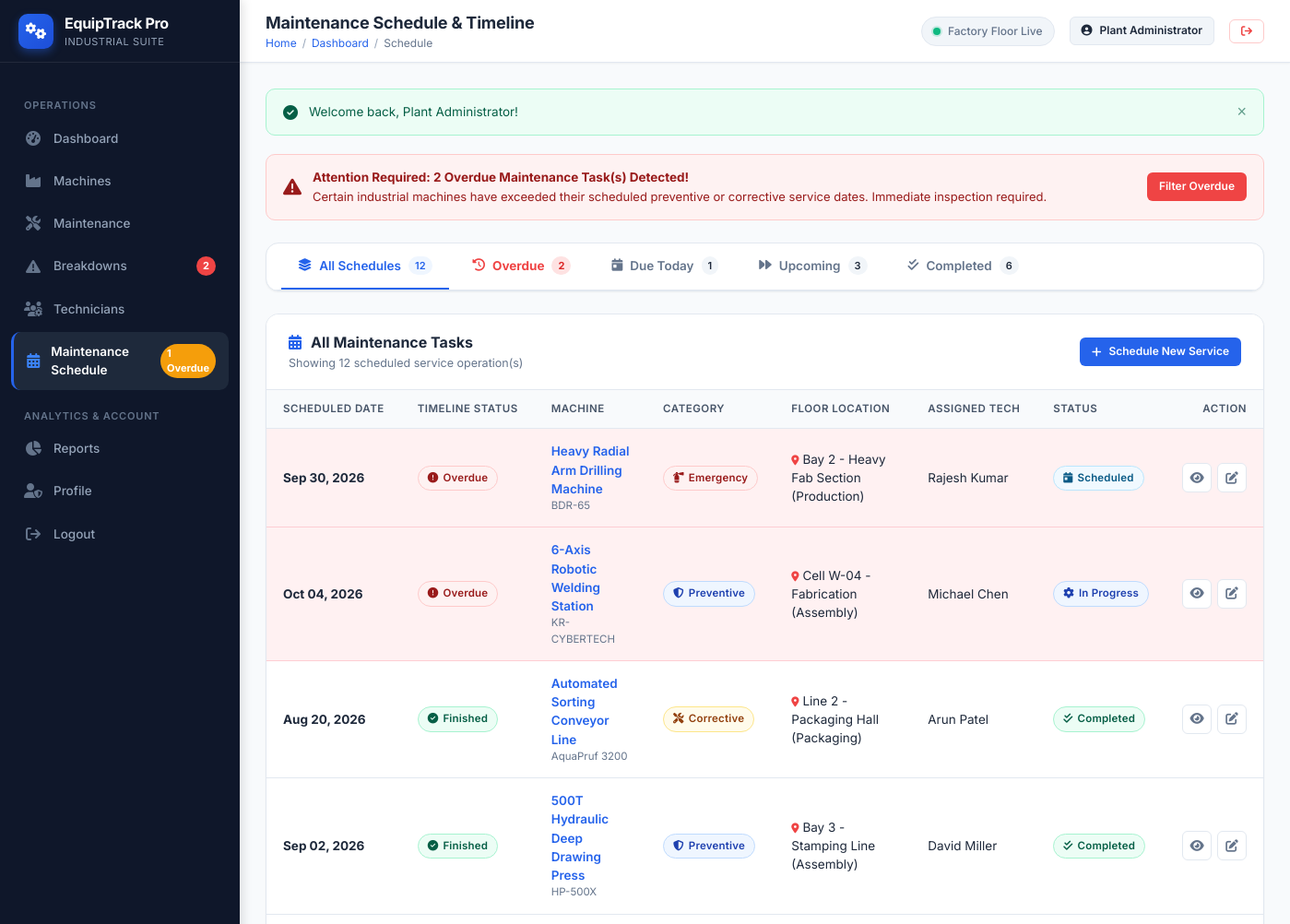
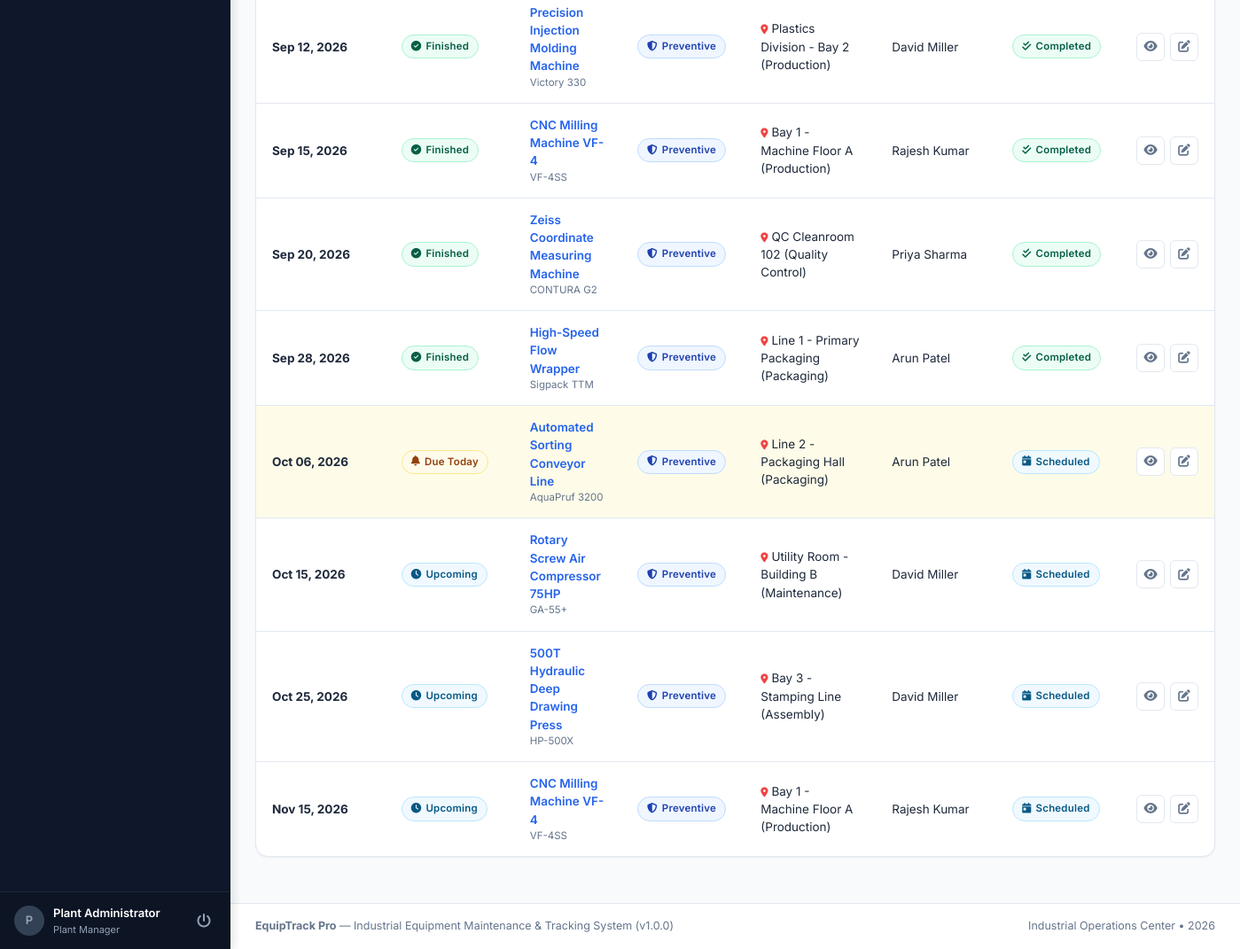
/schedule/index.php (signed in), run on the app's committed database (2 pictures, top to bottom).
### tables this page shows
CREATE TABLE `maintenance_records` (
  `id` INT AUTO_INCREMENT PRIMARY KEY,
  `machine_id` INT NOT NULL,
  `maintenance_type` ENUM('Preventive', 'Corrective', 'Emergency') NOT NULL,
  `scheduled_date` DATE NOT NULL,
  `completed_date` DATE NULL,
  `technician_id` INT NULL,
  `description` TEXT NOT NULL,
  `parts_replaced` VARCHAR(255) NULL,
  `cost` DECIMAL(10,2) DEFAULT 0.00,
  `status` ENUM('Scheduled', 'In Progress', 'Completed', 'Cancelled') DEFAULT 'Scheduled',
  `created_at` TIMESTAMP DEFAULT CURRENT_TIMESTAMP,
  INDEX `idx_maintenance_status` (`status`),
  INDEX `idx_maintenance_sched` (`scheduled_date`),
  CONSTRAINT `fk_maint_machine` FOREIGN KEY (`machine_id`) 
    REFERENCES `machines` (`id`) ON DELETE CASCADE ON UPDATE CASCADE,
  CONSTRAINT `fk_maint_technician` FOREIGN KEY (`technician_id`) 
    REFERENCES `technicians` (`id`) ON DELETE SET NULL ON UPDATE CASCADE
);

CREATE TABLE `machines` (
  `id` INT AUTO_INCREMENT PRIMARY KEY,
  `machine_name` VARCHAR(150) NOT NULL,
  `machine_type` VARCHAR(100) NOT NULL,
  `department` VARCHAR(100) NOT NULL,
  `location` VARCHAR(150) NOT NULL,
  `manufacturer` VARCHAR(100) NOT NULL,
  `model_number` VARCHAR(100) NOT NULL,
  `installation_date` DATE NOT NULL,
  `last_maintenance_date` DATE NULL,
  `next_maintenance_date` DATE NULL,
  `status` ENUM('Working', 'Under Maintenance', 'Breakdown', 'Inactive') DEFAULT 'Working',
  `technician_id` INT NULL,
  `created_at` TIMESTAMP DEFAULT CURRENT_TIMESTAMP,
  INDEX `idx_machine_status` (`status`),
  INDEX `idx_machine_dept` (`department`),
  CONSTRAINT `fk_machines_technician` FOREIGN KEY (`technician_id`) 
    REFERENCES `technicians` (`id`) ON DELETE SET NULL ON UPDATE CASCADE
);

CREATE TABLE `technicians` (
  `id` INT AUTO_INCREMENT PRIMARY KEY,
  `name` VARCHAR(100) NOT NULL,
  `employee_id` VARCHAR(50) NOT NULL UNIQUE,
  `department` VARCHAR(100) NOT NULL,
  `specialization` VARCHAR(150) NOT NULL,
  `phone` VARCHAR(25) NOT NULL,
  `email` VARCHAR(100) NOT NULL UNIQUE,
  `joining_date` DATE NOT NULL,
  `status` ENUM('Active', 'Inactive') DEFAULT 'Active',
  `created_at` TIMESTAMP DEFAULT CURRENT_TIMESTAMP
);

### schedule/index.php (the view, shortened to what this page needs)
<?php
require_once __DIR__ . '/../includes/functions.php';
$pdo = getDBConnection();
$viewFilter = trim($_GET['view'] ?? 'all');
$todayDate = date('Y-m-d');
$allCount = (int)$pdo->query("SELECT COUNT(*) FROM maintenance_records")->fetchColumn();
$overdueCount = (int)$pdo->query("SELECT COUNT(*) FROM maintenance_records WHERE status != 'Completed' AND scheduled_date < '{$todayDate}'")->fetchColumn();
$todayCount = (int)$pdo->query("SELECT COUNT(*) FROM maintenance_records WHERE scheduled_date = '{$todayDate}'")->fetchColumn();
$upcomingCount = (int)$pdo->query("SELECT COUNT(*) FROM maintenance_records WHERE status != 'Completed' AND scheduled_date > '{$todayDate}'")->fetchColumn();
$completedCount = (int)$pdo->query("SELECT COUNT(*) FROM maintenance_records WHERE status = 'Completed'")->fetchColumn();
$query = "
    SELECT mr.*,
           m.machine_name, m.model_number, m.department, m.location,
           t.name as technician_name, t.phone as technician_phone
    FROM maintenance_records mr
    JOIN machines m ON mr.machine_id = m.id
    LEFT JOIN technicians t ON mr.technician_id = t.id
    WHERE 1=1
";
switch ($viewFilter) {
    default:
        $query .= " ORDER BY (mr.status != 'Completed' AND mr.scheduled_date < '{$todayDate}') DESC, mr.scheduled_date ASC";
        break;
}
$records = $pdo->query($query)->fetchAll();
include __DIR__ . '/../includes/header.php';
?>
<?php if ($overdueCount > 0 && $viewFilter !== 'completed'): ?>
    <div class="alert alert-danger" style="margin-bottom: 24px;">
        <div class="alert-content">
            <i class="fa-solid fa-triangle-exclamation alert-icon" style="font-size: 20px;"></i>
            <div>
                <strong>Attention Required: <?= $overdueCount ?> Overdue Maintenance Task(s) Detected!</strong>
                <div style="font-size: 13px; margin-top: 2px;">
                    Certain industrial machines have exceeded their scheduled preventive or corrective service dates. Immediate inspection required.
                </div>
            </div>
        </div>
        <a href="<?= url('schedule/index.php?view=overdue') ?>" class="btn btn-danger btn-sm" style="white-space: nowrap;">
            Filter Overdue
        </a>
    </div>
<?php endif; ?>
<div class="card" style="padding: 0; margin-bottom: 24px;">
    <div class="schedule-tabs" style="margin: 0; padding: 0 16px;">
        <a href="<?= url('schedule/index.php?view=all') ?>" class="schedule-tab <?= ($viewFilter === 'all') ? 'active' : '' ?>">
            <i class="fa-solid fa-layer-group"></i> All Schedules
            <span class="count-badge"><?= $allCount ?></span>
        </a>
        <a href="<?= url('schedule/index.php?view=overdue') ?>" class="schedule-tab <?= ($viewFilter === 'overdue') ? 'active' : '' ?>" style="<?= $overdueCount > 0 ? 'color: var(--danger); font-weight: 700;' : '' ?>">
            <i class="fa-solid fa-clock-rotate-left"></i> Overdue
            <span class="count-badge" style="<?= $overdueCount > 0 ? 'background: #fee2e2; color: #dc2626;' : '' ?>"><?= $overdueCount ?></span>
        </a>
        <a href="<?= url('schedule/index.php?view=today') ?>" class="schedule-tab <?= ($viewFilter === 'today') ? 'active' : '' ?>">
            <i class="fa-solid fa-calendar-day"></i> Due Today
            <span class="count-badge"><?= $todayCount ?></span>
        </a>
        <a href="<?= url('schedule/index.php?view=upcoming') ?>" class="schedule-tab <?= ($viewFilter === 'upcoming') ? 'active' : '' ?>">
            <i class="fa-solid fa-forward"></i> Upcoming
            <span class="count-badge"><?= $upcomingCount ?></span>
        </a>
        <a href="<?= url('schedule/index.php?view=completed') ?>" class="schedule-tab <?= ($viewFilter === 'completed') ? 'active' : '' ?>">
            <i class="fa-solid fa-check-double"></i> Completed
            <span class="count-badge"><?= $completedCount ?></span>
        </a>
    </div>
</div>
<div class="card">
    <div class="card-header">
        <div>
            <h2 class="card-title">
                <i class="fa-solid fa-calendar-days"></i>
                <?= ucfirst($viewFilter) ?> Maintenance Tasks
            </h2>
            <div class="card-subtitle">Showing <?= count($records) ?> scheduled service operation(s)</div>
        </div>
        <div class="card-actions">
            <a href="<?= url('maintenance/add.php') ?>" class="btn btn-primary btn-sm">
                <i class="fa-solid fa-plus"></i> Schedule New Service
            </a>
        </div>
    </div>
    <div class="table-responsive">
        <table class="table">
            <thead>
                <tr>
                    <th>Scheduled Date</th>
                    <th>Timeline Status</th>
                    <th>Machine</th>
                    <th>Category</th>
                    <th>Floor Location</th>
                    <th>Assigned Tech</th>
                    <th>Status</th>
                    <th style="text-align: right;">Action</th>
                </tr>
            </thead>
            <tbody>
                <?php if (empty($records)): ?>
                    <tr>
                        <td colspan="8" class="empty-state">
                            <i class="fa-solid fa-calendar-check"></i>
                            <h3>No records in this schedule view</h3>
                            <p>No maintenance tasks match the "<?= htmlspecialchars($viewFilter) ?>" criteria.</p>
                        </td>
                    </tr>
                <?php else: ?>
                    <?php foreach ($records as $r):
                        $isOverdue = ($r['status'] !== 'Completed' && strtotime($r['scheduled_date']) < strtotime($todayDate));
                        $isToday = ($r['scheduled_date'] === $todayDate);
                        $rowClass = $isOverdue ? 'overdue-row' : ($isToday ? 'today-row' : '');
                    ?>
                        <tr class="<?= $rowClass ?>">
                            <td>
                                <strong><?= format_date($r['scheduled_date']) ?></strong>
                            </td>
                            <td>
                                <?php if ($r['status'] === 'Completed'): ?>
                                    <span class="badge badge-success"><i class="fa-solid fa-circle-check"></i> Finished</span>
                                <?php elseif ($isOverdue): ?>
                                    <span class="badge badge-danger"><i class="fa-solid fa-circle-exclamation"></i> Overdue</span>
                                <?php elseif ($isToday): ?>
                                    <span class="badge badge-warning"><i class="fa-solid fa-bell"></i> Due Today</span>
                                <?php else: ?>
                                    <span class="badge badge-info"><i class="fa-solid fa-clock"></i> Upcoming</span>
                                <?php endif; ?>
                            </td>
                            <td>
                                <a href="<?= url('machines/view.php?id=' . $r['machine_id']) ?>" style="font-weight: 600;">
                                    <?= htmlspecialchars($r['machine_name']) ?>
                                </a>
                                <div style="font-size: 11.5px; color: var(--text-muted);"><?= htmlspecialchars($r['model_number']) ?></div>
                            </td>
                            <td><?= get_maintenance_type_badge($r['maintenance_type']) ?></td>
                            <td>
                                <i class="fa-solid fa-location-dot" style="color: var(--danger); font-size: 11px;"></i>
                                <?= htmlspecialchars($r['location']) ?> (<?= htmlspecialchars($r['department']) ?>)
                            </td>
                            <td>
                                <?= !empty($r['technician_name']) ? htmlspecialchars($r['technician_name']) : '<span class="text-muted">Unassigned</span>' ?>
                            </td>
                            <td><?= get_status_badge($r['status']) ?></td>
                            <td style="text-align: right;">
                                <div class="action-buttons" style="justify-content: flex-end;">
                                    <a href="<?= url('maintenance/view.php?id=' . $r['id']) ?>" class="btn-icon" title="View Order">
                                        <i class="fa-solid fa-eye"></i>
                                    </a>
                                    <a href="<?= url('maintenance/edit.php?id=' . $r['id']) ?>" class="btn-icon" title="Update / Complete">
                                        <i class="fa-solid fa-pen-to-square"></i>
                                    </a>
                                </div>
                            </td>
                        </tr>
                    <?php endforeach; ?>
                <?php endif; ?>
            </tbody>
        </table>
    </div>
</div>
<?php include __DIR__ . '/../includes/footer.php'; ?>

### includes/functions.php (shortened to what this page needs)
<?php
function url($path = '') {
    $path = ltrim($path, '/');
    $base = defined('BASE_URL') ? BASE_URL : '';
    return ($base ? $base : '') . ($path !== '' ? '/' . $path : '/');
}
function flash_message($key = 'flash', $message = null, $type = 'success') {
    if (!empty($_SESSION['flash'][$key])) {
        $alert = $_SESSION['flash'][$key];
        $typeClass = $alert['type'] === 'error' ? 'alert-danger' : 'alert-' . $alert['type'];
        $icon = 'fa-circle-check';
        return "
        <div class='alert {$typeClass} alert-dismissible fade show' role='alert'>
            <div class='alert-content'>
                <i class='fa-solid {$icon} alert-icon'></i>
                <span>" . htmlspecialchars($alert['message']) . "</span>
            </div>
            <button type='button' class='btn-close' onclick='this.parentElement.remove();' aria-label='Close'>&times;</button>
        </div>";
    }
    return '';
}
function format_date($date, $default = 'N/A') {
    return date('M d, Y', strtotime($date));
}
function get_status_badge($status) {
    switch (trim($status)) {
        case 'Scheduled':
            return "<span class='badge badge-info'><i class='fa-solid fa-calendar-day'></i> Scheduled</span>";
        case 'In Progress':
            return "<span class='badge badge-primary'><i class='fa-solid fa-gear fa-spin'></i> In Progress</span>";
        case 'Completed':
            return "<span class='badge badge-success'><i class='fa-solid fa-check-double'></i> Completed</span>";
    }
}
function get_maintenance_type_badge($type) {
    switch (trim($type)) {
        case 'Preventive':
            return "<span class='badge badge-primary'><i class='fa-solid fa-shield-halved'></i> Preventive</span>";
        case 'Corrective':
            return "<span class='badge badge-warning'><i class='fa-solid fa-screwdriver-wrench'></i> Corrective</span>";
        case 'Emergency':
            return "<span class='badge badge-danger'><i class='fa-solid fa-fire-extinguisher'></i> Emergency</span>";
    }
}

### data on the page
maintenance_records: scheduled_date "Sep 30, 2026", status "Scheduled" (drawn), machine.machine_name "Heavy Radial Arm Drilling Machine", machine.model_number "BDR-65", maintenance_type "Emergency" (drawn), machine.location "Bay 2 - Heavy Fab Section", machine.department "Production", technician.name "Rajesh Kumar"
maintenance_records: scheduled_date "Oct 04, 2026", status "In Progress" (drawn), machine.machine_name "6-Axis Robotic Welding Station", machine.model_number "KR-CYBERTECH", maintenance_type "Preventive" (drawn), machine.location "Cell W-04 - Fabrication", machine.department "Assembly", technician.name "Michael Chen"
maintenance_records: scheduled_date "Aug 20, 2026", status "Completed" (drawn), machine.machine_name "Automated Sorting Conveyor Line", machine.model_number "AquaPruf 3200", maintenance_type "Corrective" (drawn), machine.location "Line 2 - Packaging Hall", machine.department "Packaging", technician.name "Arun Patel"
maintenance_records: scheduled_date "Sep 02, 2026", status "Completed" (drawn), machine.machine_name "500T Hydraulic Deep Drawing Press", machine.model_number "HP-500X", maintenance_type "Preventive" (drawn), machine.location "Bay 3 - Stamping Line", machine.department "Assembly", technician.name "David Miller"
maintenance_records: scheduled_date "Sep 12, 2026", status "Completed" (drawn), machine.machine_name "Precision Injection Molding Machine", machine.model_number "Victory 330", maintenance_type "Preventive" (drawn), machine.location "Plastics Division - Bay 2", machine.department "Production", technician.name "David Miller"
maintenance_records: scheduled_date "Sep 15, 2026", status "Completed" (drawn), machine.machine_name "CNC Milling Machine VF-4", machine.model_number "VF-4SS", maintenance_type "Preventive" (drawn), machine.location "Bay 1 - Machine Floor A", machine.department "Production", technician.name "Rajesh Kumar"
maintenance_records: scheduled_date "Sep 20, 2026", status "Completed" (drawn), machine.machine_name "Zeiss Coordinate Measuring Machine", machine.model_number "CONTURA G2", maintenance_type "Preventive" (drawn), machine.location "QC Cleanroom 102", machine.department "Quality Control", technician.name "Priya Sharma"
maintenance_records: scheduled_date "Sep 28, 2026", status "Completed" (drawn), machine.machine_name "High-Speed Flow Wrapper", machine.model_number "Sigpack TTM", maintenance_type "Preventive" (drawn), machine.location "Line 1 - Primary Packaging", machine.department "Packaging", technician.name "Arun Patel"
maintenance_records: scheduled_date "Oct 06, 2026", status "Scheduled" (drawn), machine.machine_name "Automated Sorting Conveyor Line", machine.model_number "AquaPruf 3200", maintenance_type "Preventive" (drawn), machine.location "Line 2 - Packaging Hall", machine.department "Packaging", technician.name "Arun Patel"
maintenance_records: scheduled_date "Oct 15, 2026", status "Scheduled" (drawn), machine.machine_name "Rotary Screw Air Compressor 75HP", machine.model_number "GA-55+", maintenance_type "Preventive" (drawn), machine.location "Utility Room - Building B", machine.department "Maintenance", technician.name "David Miller"
maintenance_records: scheduled_date "Oct 25, 2026", status "Scheduled" (drawn), machine.machine_name "500T Hydraulic Deep Drawing Press", machine.model_number "HP-500X", maintenance_type "Preventive" (drawn), machine.location "Bay 3 - Stamping Line", machine.department "Assembly", technician.name "David Miller"
maintenance_records: scheduled_date "Nov 15, 2026", status "Scheduled" (drawn), machine.machine_name "CNC Milling Machine VF-4", machine.model_number "VF-4SS", maintenance_type "Preventive" (drawn), machine.location "Bay 1 - Machine Floor A", machine.department "Production", technician.name "Rajesh Kumar"

### other printed values
$sidebarCounters['breakdowns'] "2"
$sidebarCounters['overdue'] "1"
substr($user['name'] ?? 'A', 0, 1) "P"
$user['name'] "Plant Administrator"
$user['role'] "Plant Manager"
$pageTitle "Maintenance Schedule & Timeline"
$crumbLabel "Dashboard"
$crumbLabel "Schedule"
$alert['message'] "Welcome back, Plant Administrator!"
$overdueCount "2"
$allCount "12"
$todayCount "1"
$upcomingCount "3"
$completedCount "6"
$viewFilter "All"
